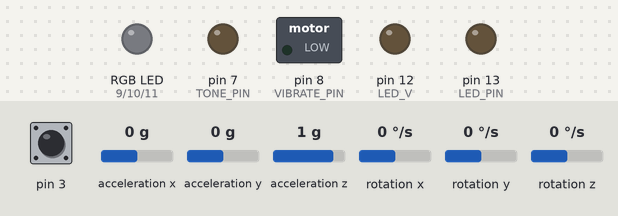
Bench run of a sketch on a simulated Arduino Leonardo, built with avr-gcc and run on an emulated ATmega32U4. On the bench: switched loads named in the sketch (green lamp = pin HIGH), an RGB LED mixed from three pins (HIGH = lit), output pins drawn as LEDs (lit = HIGH). Dashed ring = blinking. The inputs (shaded band) are chosen by the test bench; at power-on: acceleration x 0 g, acceleration y 0 g, acceleration z 1 g, rotation z 0 °/s, pin 3 HIGH, rotation x 0 °/s, rotation y 0 °/s. The sensor or clock chip raises its interrupt line as the real part does; what the sketch prints to the serial monitor is not drawn.

Above: at 0.1 s.
At 1.3 s:
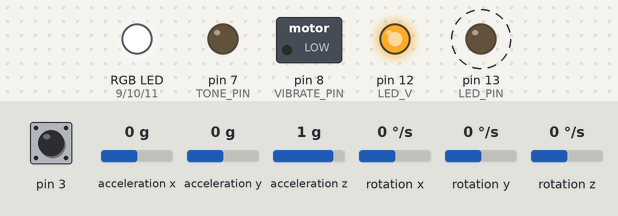
1.8 s: acceleration x set to -1.4 g
4.8 s: acceleration y set to -1.4 g
7.8 s: acceleration z set to -1.4 g
10.8 s: rotation z set to -192 °/s
13.8 s: pin 3 pulled LOW for 1 s
16.8 s: pin 3 pulled LOW for 1 s
Timing chart, 0 to 20.8 s (numbered marks = the images above; inputs shaded):
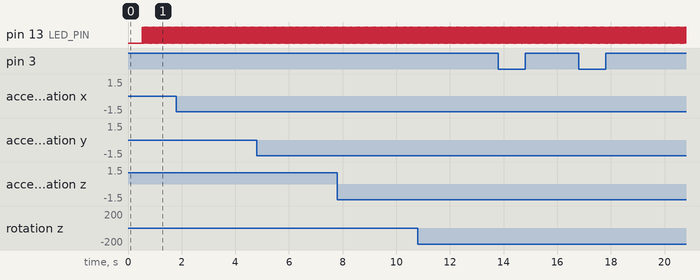

Measured:
- by itself, pin 13 (LED_PIN): alternates HIGH for 0.01 s and LOW for 0.01 s

The sketch:

WiseItem.ino
```cpp
// I2C device class (I2Cdev) demonstration Arduino sketch for MPU6050 class using DMP (MotionApps v2.0)
// 6/21/2012 by Jeff Rowberg <jeff@rowberg.net>
// Updates should (hopefully) always be available at https://github.com/jrowberg/i2cdevlib
//
// Changelog:
//      2013-05-08 - added seamless Fastwire support
//                 - added note about gyro calibration
//      2012-06-21 - added note about Arduino 1.0.1 + Leonardo compatibility error
//      2012-06-20 - improved FIFO overflow handling and simplified read process
//      2012-06-19 - completely rearranged DMP initialization code and simplification
//      2012-06-13 - pull gyro and accel data from FIFO packet instead of reading directly
//      2012-06-09 - fix broken FIFO read sequence and change interrupt detection to RISING
//      2012-06-05 - add gravity-compensated initial reference frame acceleration output
//                 - add 3D math helper file to DMP6 example sketch
//                 - add Euler output and Yaw/Pitch/Roll output formats
//      2012-06-04 - remove accel offset clearing for better results (thanks Sungon Lee)
//      2012-06-01 - fixed gyro sensitivity to be 2000 deg/sec instead of 250
//      2012-05-30 - basic DMP initialization working

/* ============================================
I2Cdev device library code is placed under the MIT license
Copyright (c) 2012 Jeff Rowberg

Permission is hereby granted, free of charge, to any person obtaining a copy
of this software and associated documentation files (the "Software"), to deal
in the Software without restriction, including without limitation the rights
to use, copy, modify, merge, publish, distribute, sublicense, and/or sell
copies of the Software, and to permit persons to whom the Software is
furnished to do so, subject to the following conditions:

The above copyright notice and this permission notice shall be included in
all copies or substantial portions of the Software.

THE SOFTWARE IS PROVIDED "AS IS", WITHOUT WARRANTY OF ANY KIND, EXPRESS OR
IMPLIED, INCLUDING BUT NOT LIMITED TO THE WARRANTIES OF MERCHANTABILITY,
FITNESS FOR A PARTICULAR PURPOSE AND NONINFRINGEMENT. IN NO EVENT SHALL THE
AUTHORS OR COPYRIGHT HOLDERS BE LIABLE FOR ANY CLAIM, DAMAGES OR OTHER
LIABILITY, WHETHER IN AN ACTION OF CONTRACT, TORT OR OTHERWISE, ARISING FROM,
OUT OF OR IN CONNECTION WITH THE SOFTWARE OR THE USE OR OTHER DEALINGS IN
THE SOFTWARE.
===============================================
*/

// I2Cdev and MPU6050 must be installed as libraries, or else the .cpp/.h files
// for both classes must be in the include path of your project
#include "I2Cdev.h"
#include <SoftwareSerial.h>  // 使用arduino內建(軟體序列埠)程式庫
char input;                  // 接收序列埠值的變數input資料型態為字元

#include "MPU6050_6Axis_MotionApps20.h"
//#include "MPU6050.h" // not necessary if using MotionApps include file

// Arduino Wire library is required if I2Cdev I2CDEV_ARDUINO_WIRE implementation
// is used in I2Cdev.h
#if I2CDEV_IMPLEMENTATION == I2CDEV_ARDUINO_WIRE
    #include "Wire.h"
#endif

// class default I2C address is 0x68
// specific I2C addresses may be passed as a parameter here
// AD0 low = 0x68 (default for SparkFun breakout and InvenSense evaluation board)
// AD0 high = 0x69
MPU6050 mpu;
//MPU6050 mpu(0x69); // <-- use for AD0 high

/* =========================================================================
   NOTE: In addition to connection 3.3v, GND, SDA, and SCL, this sketch
   depends on the MPU-6050's INT pin being connected to the Arduino's
   external interrupt #0 pin. On the Arduino Uno and Mega 2560, this is
   digital I/O pin 2.
 * ========================================================================= */

/* =========================================================================
   NOTE: Arduino v1.0.1 with the Leonardo board generates a compile error
   when using Serial.write(buf, len). The Teapot output uses this method.
   The solution requires a modification to the Arduino USBAPI.h file, which
   is fortunately simple, but annoying. This will be fixed in the next IDE
   release. For more info, see these links:

   http://arduino.cc/forum/index.php/topic,109987.0.html
   http://code.google.com/p/arduino/issues/detail?id=958
 * ========================================================================= */

#define TONE_PIN 7
#define VIBRATE_PIN 8
#define LED_R 9
#define LED_G 10
#define LED_B 11
#define LED_V 12

#define LED_OFF 255

#define COMMAND_DELIM " "
#define DELIM ","
#define END_TAIL "~}"

// uncomment "OUTPUT_READABLE_QUATERNION" if you want to see the actual
// quaternion components in a [w, x, y, z] format (not best for parsing
// on a remote host such as Processing or something though)
//#define OUTPUT_READABLE_QUATERNION

// uncomment "OUTPUT_READABLE_EULER" if you want to see Euler angles
// (in degrees) calculated from the quaternions coming from the FIFO.
// Note that Euler angles suffer from gimbal lock (for more info, see
// http://en.wikipedia.org/wiki/Gimbal_lock)
//#define OUTPUT_READABLE_EULER

// uncomment "OUTPUT_READABLE_YAWPITCHROLL" if you want to see the yaw/
// pitch/roll angles (in degrees) calculated from the quaternions coming
// from the FIFO. Note this also requires gravity vector calculations.
// Also note that yaw/pitch/roll angles suffer from gimbal lock (for
// more info, see: http://en.wikipedia.org/wiki/Gimbal_lock)
#define OUTPUT_READABLE_YAWPITCHROLL

// uncomment "OUTPUT_READABLE_REALACCEL" if you want to see acceleration
// components with gravity removed. This acceleration reference frame is
// not compensated for orientation, so +X is always +X according to the
// sensor, just without the effects of gravity. If you want acceleration
// compensated for orientation, us OUTPUT_READABLE_WORLDACCEL instead.
//#define OUTPUT_READABLE_REALACCEL

// uncomment "OUTPUT_READABLE_WORLDACCEL" if you want to see acceleration
// components with gravity removed and adjusted for the world frame of
// reference (yaw is relative to initial orientation, since no magnetometer
// is present in this case). Could be quite handy in some cases.
//#define OUTPUT_READABLE_WORLDACCEL

// uncomment "OUTPUT_TEAPOT" if you want output that matches the
// format used for the InvenSense teapot demo
//#define OUTPUT_TEAPOT


#define LED_PIN 13 // (Arduino is 13, Teensy is 11, Teensy++ is 6)
bool blinkState = false;

// MPU control/status vars
bool dmpReady = false;  // set true if DMP init was successful
uint8_t mpuIntStatus;   // holds actual interrupt status byte from MPU
uint8_t devStatus;      // return status after each device operation (0 = success, !0 = error)
uint16_t packetSize;    // expected DMP packet size (default is 42 bytes)
uint16_t fifoCount;     // count of all bytes currently in FIFO
uint8_t fifoBuffer[64]; // FIFO storage buffer

// orientation/motion vars
Quaternion q;           // [w, x, y, z]         quaternion container
VectorInt16 aa;         // [x, y, z]            accel sensor measurements
VectorInt16 aaReal;     // [x, y, z]            gravity-free accel sensor measurements
VectorInt16 aaWorld;    // [x, y, z]            world-frame accel sensor measurements
VectorFloat gravity;    // [x, y, z]            gravity vector
float euler[3];         // [psi, theta, phi]    Euler angle container
float ypr[3];           // [yaw, pitch, roll]   yaw/pitch/roll container and gravity vector

// packet structure for InvenSense teapot demo
uint8_t teapotPacket[14] = { '$', 0x02, 0,0, 0,0, 0,0, 0,0, 0x00, 0x00, '\r', '\n' };

int16_t ax, ay, az;
int16_t gx, gy, gz;
float gyroSensitive = 65.5;

float sumGx=0;
double timer;

int connectedandTestingQ = 0;

char charRead;
String serialCommand = "";

// ================================================================
// ===               MOTION CONTROL                             ===
// ================================================================
//Command Handle
void parseCommand(String cmd){
  int index = 0;

  while( (index = cmd.indexOf(COMMAND_DELIM)) != -1 ){
    controlCommand(cmd.substring(0, index));
    cmd = cmd.substring(index + sizeof(COMMAND_DELIM) -1);
  }
  controlCommand(cmd);
}

void controlCommand(String cmd){
    if( cmd.indexOf("ledOn") != -1 ){
        controlLed(cmd);
    }else if( cmd.indexOf("ledOff") != -1 ){
        ledOff();
    }else if( cmd.indexOf("shakeOn") != -1 ){
        shakeOn();
    }else if( cmd.indexOf("shakeOff") != -1 ){
        shakeOff();
    }else if( cmd.indexOf("tone") != -1 ){
        controlTone(cmd);
    }
}

//VIBRATE
void vibrateSetup(){
  pinMode(VIBRATE_PIN, OUTPUT);
}

void shakeOn(){
  digitalWrite(VIBRATE_PIN, HIGH);
}
void shakeOff(){
  digitalWrite(VIBRATE_PIN, LOW);
}

//LED
void lightSetup(){
  pinMode(LED_V, OUTPUT);

  pinMode(LED_R, OUTPUT);
  pinMode(LED_G, OUTPUT);
  pinMode(LED_B, OUTPUT);

  digitalWrite(LED_V, HIGH);
  ledOff();
}

//255 -> 0, crescendo
void setLed(int r, int g, int b){
  analogWrite(LED_R, r);
  analogWrite(LED_G, g);
  analogWrite(LED_B, b);
}

void ledOff(){
   setLed(LED_OFF, LED_OFF, LED_OFF);
}

void controlLed(String command){

  int index = -1;
  int rgb[3] = { LED_OFF, LED_OFF, LED_OFF };
  int stLeng = command.length() + 1;

  char charBuf[stLeng];
  command.toCharArray(charBuf, stLeng);

  char* token = strtok(charBuf, DELIM);
  while(token != NULL){
    switch(index){
      case -1:
        break;
      default:
        rgb[index] = atoi(token);
        break;
    }
    token = strtok (NULL, DELIM);
    index++;
  }

  if( index == 3 ){
    setLed(rgb[0], rgb[1], rgb[2]);
  }
}

//TONE
void toneSetup(){
  pinMode(TONE_PIN, OUTPUT);
}

void playTone(int tones, unsigned long duration){
  tone(TONE_PIN, tones, duration);
  delay(duration);
  noTone(TONE_PIN);
}

void controlTone(String command){

  int tones;
  unsigned long duration;

  int index = -1;
  int stLeng = command.length() + 1;

  char charBuf[stLeng];
  command.toCharArray(charBuf, stLeng);

  char* token = strtok(charBuf, DELIM);
  while(token != NULL){
    switch(index){
      case 0:
        tones = atoi(token);
        break;
      case 1:
        duration = strtoul(token, NULL, 0);
        Serial.println(duration);
        break;
      default:
        break;
    }
    token = strtok (NULL, DELIM);
    index++;
  }

  if(index == 2){
    playTone(tones, duration);
  }

}

// ================================================================
// ===               INTERRUPT DETECTION ROUTINE                ===
// ================================================================

volatile bool mpuInterrupt = false;     // indicates whether MPU interrupt pin has gone high
void dmpDataReady() {
    mpuInterrupt = true;
}

// ================================================================
// ===                      INITIAL SETUP                       ===
// ================================================================

void setup() {
    // join I2C bus (I2Cdev library doesn't do this automatically)
    #if I2CDEV_IMPLEMENTATION == I2CDEV_ARDUINO_WIRE
        Wire.begin();
        TWBR = 24; // 400kHz I2C clock (200kHz if CPU is 8MHz)
    #elif I2CDEV_IMPLEMENTATION == I2CDEV_BUILTIN_FASTWIRE
        Fastwire::setup(400, true);
    #endif

    // initialize serial communication
    // (115200 chosen because it is required for Teapot Demo output, but it's
    // really up to you depending on your project)
    Serial.begin(115200);

    while (!Serial); // wait for Leonardo enumeration, others continue immediately

    // NOTE: 8MHz or slower host processors, like the Teensy @ 3.3v or Ardunio
    // Pro Mini running at 3.3v, cannot handle this baud rate reliably due to
    // the baud timing being too misaligned with processor ticks. You must use
    // 38400 or slower in these cases, or use some kind of external separate
    // crystal solution for the UART timer.

    // initialize device
    //Serial.println(F("Initializing I2C devices..."));
    mpu.initialize();

    // verify connection
    //Serial.println(F("Testing device connections..."));
    //Serial.println(mpu.testConnection() ? F("MPU6050 connection successful") : F("MPU6050 connection failed"));

    // wait for ready
    //Serial.println(F("\nSend any character to begin DMP programming and demo: "));
//    while (Serial.available() && Serial.read()); // empty buffer
//    while (!Serial.available());                 // wait for data
//    while (Serial.available() && Serial.read()); // empty buffer again

    // load and configure the DMP
    //Serial.println(F("Initializing DMP..."));
    devStatus = mpu.dmpInitialize();

    // supply your own gyro offsets here, scaled for min sensitivity
    //Your offsets:	-1188	-1831	1835	56	-38	31    =2
    //Your offsets:	363	-789	840	38	-15	39    =3
    //Your offsets:	1357	-740	744	61	-79	0     =4
    //Your offsets:	24	-3381	1658	61	-56	24    =5
    //Your offsets:	-3362	-1286	1521	43	25	48    =左胸
    //Your offsets:	-984	-3150	1772	7	-54	31    =右胸


/*
    mpu.setXAccelOffset(-3362); // 1688 factory default for my test chip
    mpu.setYAccelOffset(-1286); // 1688 factory default for my test chip
    mpu.setZAccelOffset(1521); // 1688 factory default for my test chip
    mpu.setXGyroOffset(43);
    mpu.setYGyroOffset(25);
    mpu.setZGyroOffset(48);
    */

    mpu.setXAccelOffset(-984); // 1688 factory default for my test chip
    mpu.setYAccelOffset(-3150); // 1688 factory default for my test chip
    mpu.setZAccelOffset(1772); // 1688 factory default for my test chip
    mpu.setXGyroOffset(7);
    mpu.setYGyroOffset(-54);
    mpu.setZGyroOffset(31);


    // make sure it worked (returns 0 if so)
    if (devStatus == 0) {
        // turn on the DMP, now that it's ready
        //Serial.println(F("Enabling DMP..."));
        mpu.setDMPEnabled(true);

        // enable Arduino interrupt detection
        //Serial.println(F("Enabling interrupt detection (Arduino external interrupt 0)..."));
        attachInterrupt(0, dmpDataReady, RISING);
        mpuIntStatus = mpu.getIntStatus();

        // set our DMP Ready flag so the main loop() function knows it's okay to use it
        //Serial.println(F("DMP ready! Waiting for first interrupt..."));
        dmpReady = true;

        // get expected DMP packet size for later comparison
        packetSize = mpu.dmpGetFIFOPacketSize();
    } else {
        // ERROR!
        // 1 = initial memory load failed
        // 2 = DMP configuration updates failed
        // (if it's going to break, usually the code will be 1)
        //Serial.print(F("DMP Initialization failed (code "));
        //Serial.print(devStatus);
        //Serial.println(F(")"));
    }

    // configure LED for output
    pinMode(LED_PIN, OUTPUT);

    toneSetup();
    vibrateSetup();
    lightSetup();

    //shakeOn();
}

// ================================================================
// ===                    MAIN PROGRAM LOOP                     ===
// ================================================================


void loop() {
    // if programming failed, don't try to do anything
    if (!dmpReady) return;

   /* if(Serial.available() > 0)
    {

      while ( Serial.available() ){
        delay(1);
        charRead = Serial.read();
        serialCommand += charRead;
      }

      if( serialCommand.endsWith(END_TAIL) ){
        parseCommand(serialCommand.substring(0, serialCommand.indexOf(END_TAIL)));
        serialCommand = "";
      }

    }
    */

    // wait for MPU interrupt or extra packet(s) available
   /* while (!mpuInterrupt && fifoCount < packetSize) {
        // other program behavior stuff here
        // .
        // .
        // .
        // if you are really paranoid you can frequently test in between other
        // stuff to see if mpuInterrupt is true, and if so, "break;" from the
        // while() loop to immediately process the MPU data
        // .
        // .
        // .
    }
    */

    // reset interrupt flag and get INT_STATUS byte
    mpuInterrupt = false;
    mpuIntStatus = mpu.getIntStatus();

    // get current FIFO count
    fifoCount = mpu.getFIFOCount();

    // check for overflow (this should never happen unless our code is too inefficient)
    if ((mpuIntStatus & 0x10) || fifoCount == 1024) {
        // reset so we can continue cleanly
        mpu.resetFIFO();
        //Serial.println(F("FIFO overflow!"));

    // otherwise, check for DMP data ready interrupt (this should happen frequently)
    } else if (mpuIntStatus & 0x02) {
        // wait for correct available data length, should be a VERY short wait
        while (fifoCount < packetSize) fifoCount = mpu.getFIFOCount();

        // read a packet from FIFO
        mpu.getFIFOBytes(fifoBuffer, packetSize);

        // track FIFO count here in case there is > 1 packet available
        // (this lets us immediately read more without waiting for an interrupt)
        fifoCount -= packetSize;

        #ifdef OUTPUT_READABLE_QUATERNION
            // display quaternion values in easy matrix form: w x y z
            mpu.dmpGetQuaternion(&q, fifoBuffer);
            //Serial.print("quat\t");
            //Serial.print(q.w);
            //Serial.print("\t");
            //Serial.print(q.x);
            //Serial.print("\t");
            //Serial.print(q.y);
            //Serial.print("\t");
            //Serial.println(q.z);
        #endif

        #ifdef OUTPUT_READABLE_EULER
            // display Euler angles in degrees
            mpu.dmpGetQuaternion(&q, fifoBuffer);
            mpu.dmpGetEuler(euler, &q);
            //Serial.print("euler\t");
            //Serial.print(euler[0] * 180/M_PI);
            //Serial.print("\t");
            //Serial.print(euler[1] * 180/M_PI);
            //Serial.print("\t");
            //Serial.println(euler[2] * 180/M_PI);
        #endif

        #ifdef OUTPUT_READABLE_YAWPITCHROLL
            // display Euler angles in degrees
            mpu.getMotion6(&ax, &ay, &az, &gx, &gy, &gz);
            int degreeGx=int(gx/gyroSensitive);
//            if (abs(degreeGx)<3 || abs(degreeGx)>=499){//too small, ignore
//            } else {
//              double dt = (double)(micros() - timer) / 1000000; // Calculate delta time
//              sumGx = sumGx + gx * dt;
//              timer = micros();
//            }

            mpu.dmpGetQuaternion(&q, fifoBuffer);
            mpu.dmpGetGravity(&gravity, &q);
            mpu.dmpGetYawPitchRoll(ypr, &q, &gravity);
//            //Serial.print("ypr\t");
//            //Serial.print(ypr[0] * 180/M_PI);
//            //Serial.print("\t");
//            //Serial.print(ypr[1] * 180/M_PI);
//            //Serial.print("\t");
//            //Serial.println(ypr[2] * 180/M_PI);
            int16_t y16 = int16_t(ypr[0] * 180/M_PI)+360;
            int16_t p16 = int16_t(ypr[1] * 180/M_PI)+360;
            int16_t r16 = int16_t(ypr[2] * 180/M_PI)+360;
            ////Serial.print("ypr\t");
            //Serial.print(y16);//sumGx  ////Serial.print(sumGx);
            //Serial.print("\t");
            //Serial.print(p16);
            //Serial.print("\t");
            //Serial.println(r16);

            if (connectedandTestingQ>=0){
              connectedandTestingQ = 0;

//              //Serial.println("aaaa\n");
              byte _bbsa[] = {y16>>8, y16, p16>>8, p16, r16>>8, r16, 0x7e, 0x7d};
              Serial.write(_bbsa, 8);
            }
            connectedandTestingQ++;

        #endif

        #ifdef OUTPUT_READABLE_REALACCEL
            // display real acceleration, adjusted to remove gravity
            mpu.dmpGetQuaternion(&q, fifoBuffer);
            mpu.dmpGetAccel(&aa, fifoBuffer);
            mpu.dmpGetGravity(&gravity, &q);
            mpu.dmpGetLinearAccel(&aaReal, &aa, &gravity);
            //Serial.print("areal\t");
            //Serial.print(aaReal.x);
            //Serial.print("\t");
            //Serial.print(aaReal.y);
            //Serial.print("\t");
            //Serial.println(aaReal.z);
        #endif

        #ifdef OUTPUT_READABLE_WORLDACCEL
            // display initial world-frame acceleration, adjusted to remove gravity
            // and rotated based on known orientation from quaternion
            mpu.dmpGetQuaternion(&q, fifoBuffer);
            mpu.dmpGetAccel(&aa, fifoBuffer);
            mpu.dmpGetGravity(&gravity, &q);
            mpu.dmpGetLinearAccel(&aaReal, &aa, &gravity);
            mpu.dmpGetLinearAccelInWorld(&aaWorld, &aaReal, &q);
            //Serial.print("aworld\t");
            //Serial.print(aaWorld.x);
            //Serial.print("\t");
            //Serial.print(aaWorld.y);
            //Serial.print("\t");
            //Serial.println(aaWorld.z);
        #endif

        #ifdef OUTPUT_TEAPOT
            // display quaternion values in InvenSense Teapot demo format:
            teapotPacket[2] = fifoBuffer[0];
            teapotPacket[3] = fifoBuffer[1];
            teapotPacket[4] = fifoBuffer[4];
            teapotPacket[5] = fifoBuffer[5];
            teapotPacket[6] = fifoBuffer[8];
            teapotPacket[7] = fifoBuffer[9];
            teapotPacket[8] = fifoBuffer[12];
            teapotPacket[9] = fifoBuffer[13];
            Serial.write(teapotPacket, 14);
            teapotPacket[11]++; // packetCount, loops at 0xFF on purpose
        #endif

        // blink LED to indicate activity
        blinkState = !blinkState;
        digitalWrite(LED_PIN, blinkState);
    }

}
```
